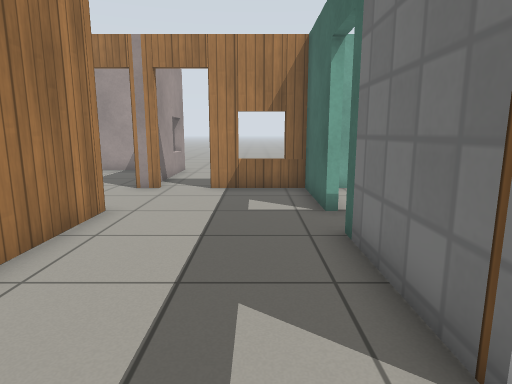
[1] (above)

20 first-person views from a walk through a robot-simulator world made for Gazebo. The camera is 0.94 m above the floor, tilts 10° down and sees 75° across. The floor is counted in squares, 0.5 m on a side. Each view is taken from the middle of a square. On the plan, view 1 faces up. The plan holds only what a view shows up to about 17 squares ahead; the rest is blank. Gazebo's built-in surfaces are drawn with simple patterns.

[2]
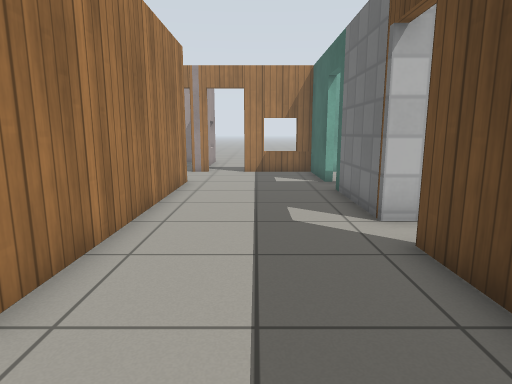

[3]
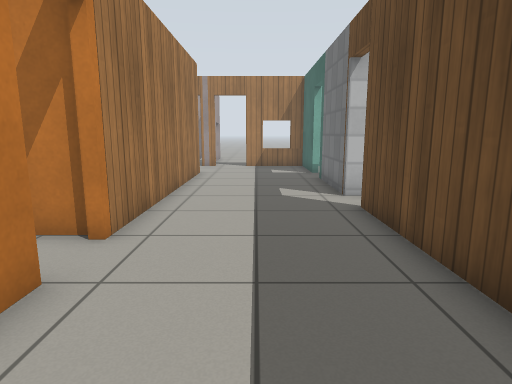

[4]
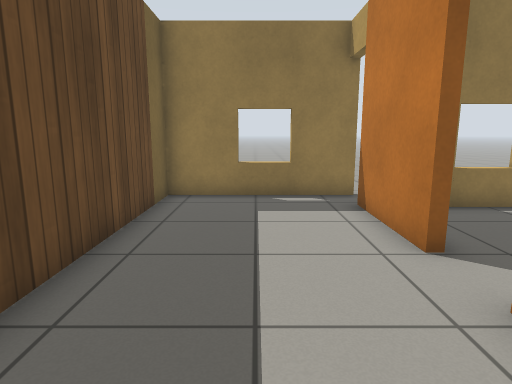

[5]
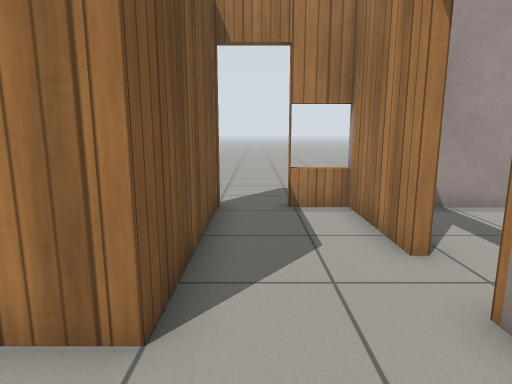

[6]
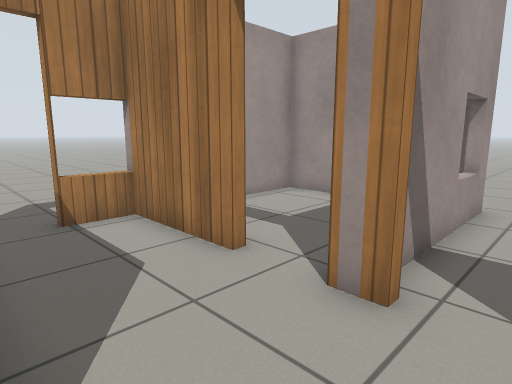

[7]
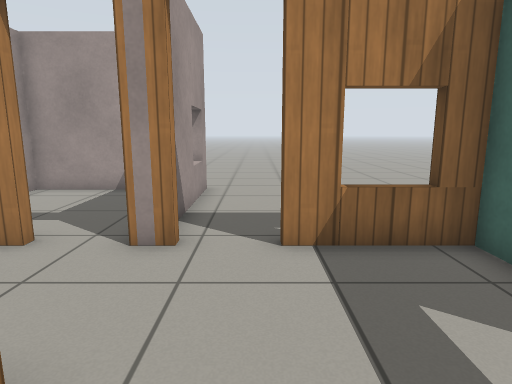

[8]
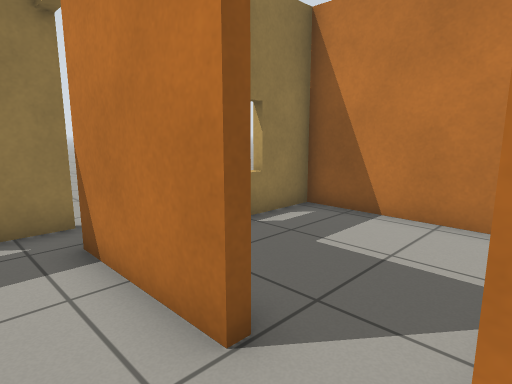

[9]
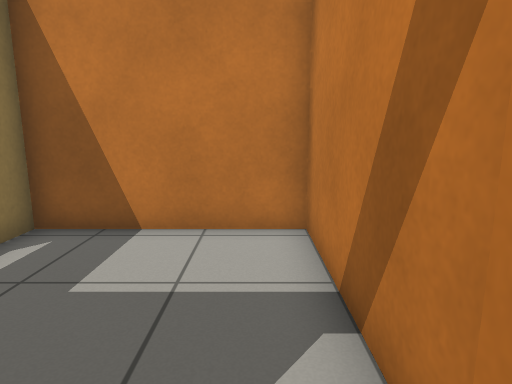

[10]
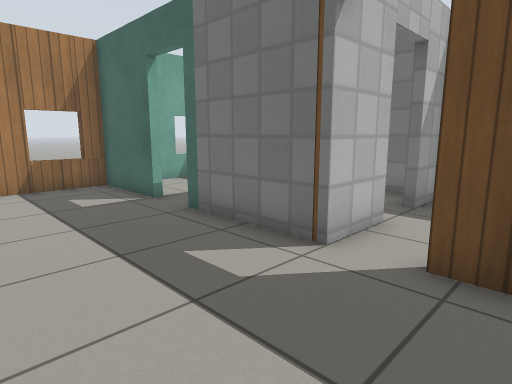

[11]
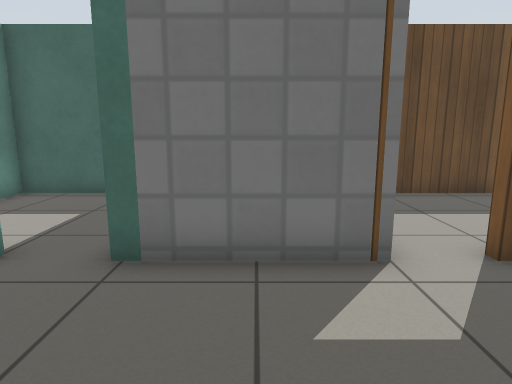

[12]
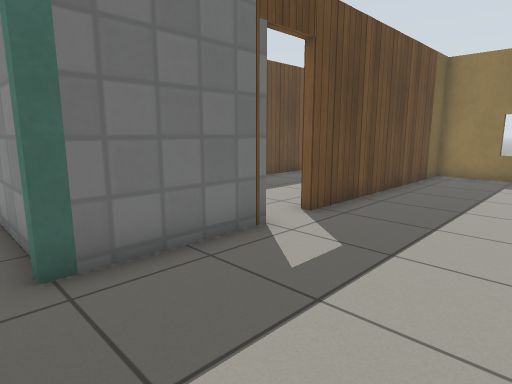

[13]
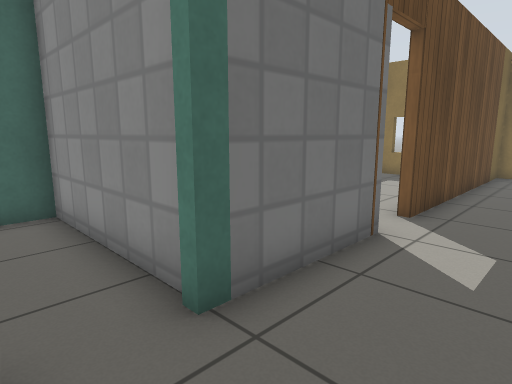

[14]
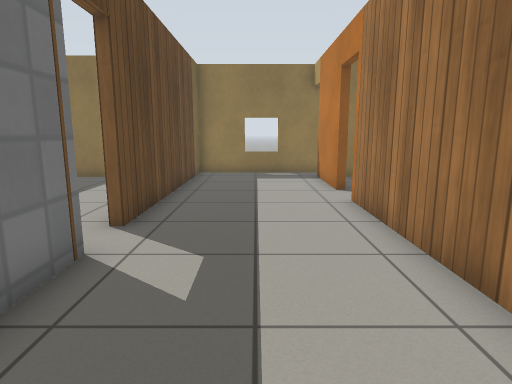

[15]
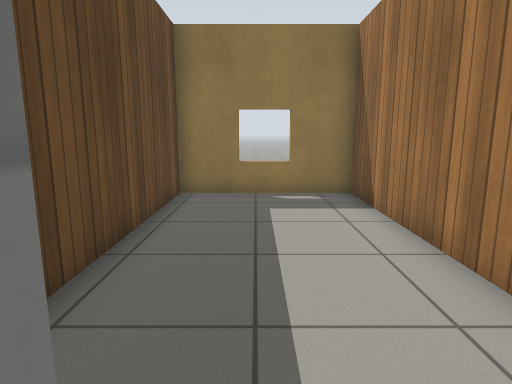

[16]
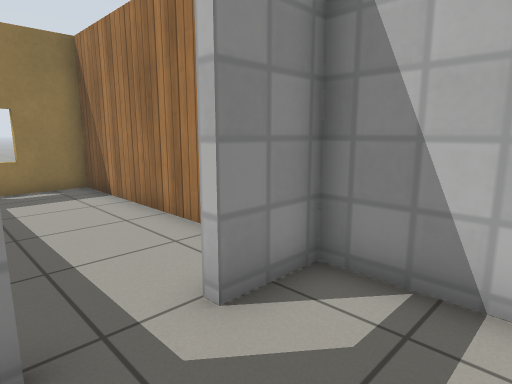

[17]
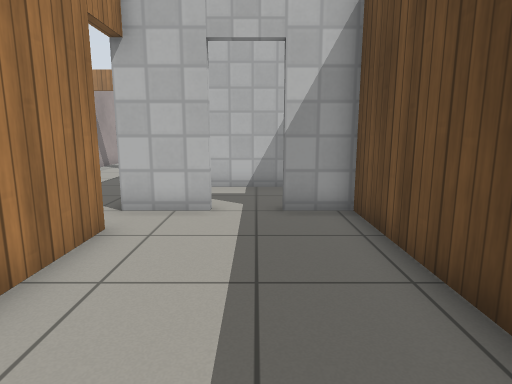

[18]
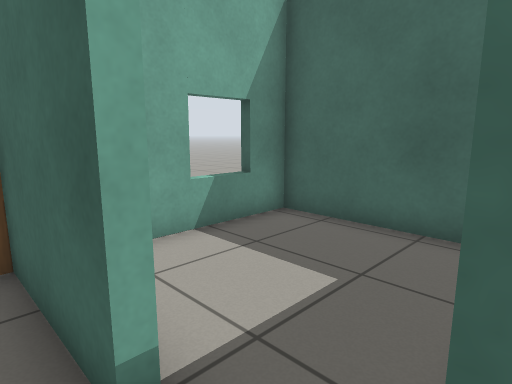

[19]
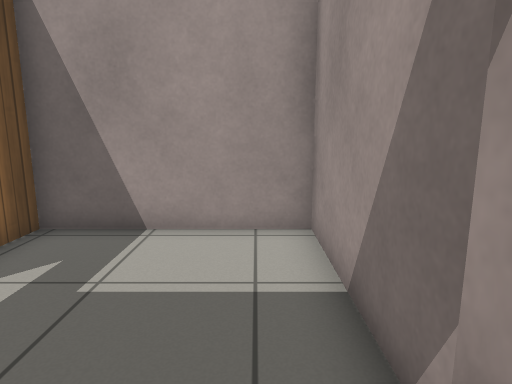

[20]
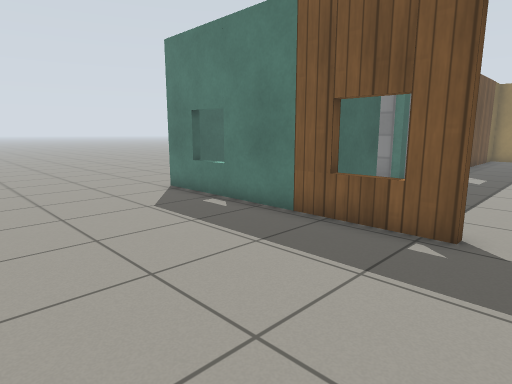

### Floor plan
Ten units are one square. View 1 is at (0, 0); x grows to the right and y downward. Boxes are objects, and circles mark ways between rooms. Rooms are numbered by the first view taken in them; rooms with no view inside come last. Other rooms are left out.
<svg viewBox="-115 -180 197 276">
<path fill="none" stroke="#000" d="M17 -20 17 -62M17 -80 17 -114 -16 -114M-37 41 -37 77M-33 -114 -43 -114M-59 -114 -98 -114M-98 -80 -37 -80 -37 24M-94 -115 -94 -98M-41 91 17 91 17 -5M20 -47 20 -23 39 -23M60 -57 34 -57M74 -29 74 -36M20 -5 20 74 74 74 74 -20 57 -20M40 -20 17 -20M-16 -117 77 -117M-37 -175 -37 -125M-40 -171 -94 -171 -94 -117 -84 -117M16 -60 74 -60 74 -114 27 -114M-41 20 -94 20 -94 74 -49 74"/>
<circle cx="20" cy="-15" r="3" fill="#2a7"/>
<circle cx="-25" cy="-115" r="3" fill="#2a7"/>
<circle cx="-97" cy="-87" r="3" fill="#2a7"/>
<circle cx="-53" cy="-117" r="3" fill="#2a7"/>
<circle cx="20" cy="-75" r="3" fill="#2a7"/>
<circle cx="-40" cy="35" r="3" fill="#2a7"/>
<circle cx="45" cy="-20" r="3" fill="#2a7"/>
<text x="-20" y="-30">1</text>
<text x="40" y="-40">2</text>
<text x="40" y="20">3</text>
<text x="30" y="-130">4</text>
<text x="-70" y="-150">5</text>
<text x="40" y="-90">6</text>
<text x="-70" y="40">7</text>
</svg>
Room 1 opens to room 3. Room 1 opens to room 4. Room 1 opens to room 5. Room 1 opens to room 6. Room 1 opens to room 7. Room 2 opens to room 3.

Where each view was taken, in squares from view 1:
view 1: 0 up, 0 right, facing up
view 2: 5 down, 1 left, facing up
view 3: 8 down, 1 left, facing up
view 4: 1 up, 1 left, facing down
view 5: 9 up, 1 left, facing left
view 6: 8 up, 2 left, facing up-left
view 7: 6 up, 2 left, facing up
view 8: 2 down, 2 left, facing down-left
view 9: 3 down, 3 left, facing left
view 10: 1 down, 3 left, facing up-right
view 11: 4 up, 3 left, facing right
view 12: 7 up, 3 left, facing down-right
view 13: 8 up, 1 left, facing down-right
view 14: 7 up, 1 left, facing down
view 15: 3 up, 5 right, facing down
view 16: 5 up, 6 right, facing down-left
view 17: 6 down, 5 right, facing up
view 18: 6 up, 1 right, facing up-right
view 19: 16 up, 3 left, facing left
view 20: 18 up, 3 left, facing down-right
